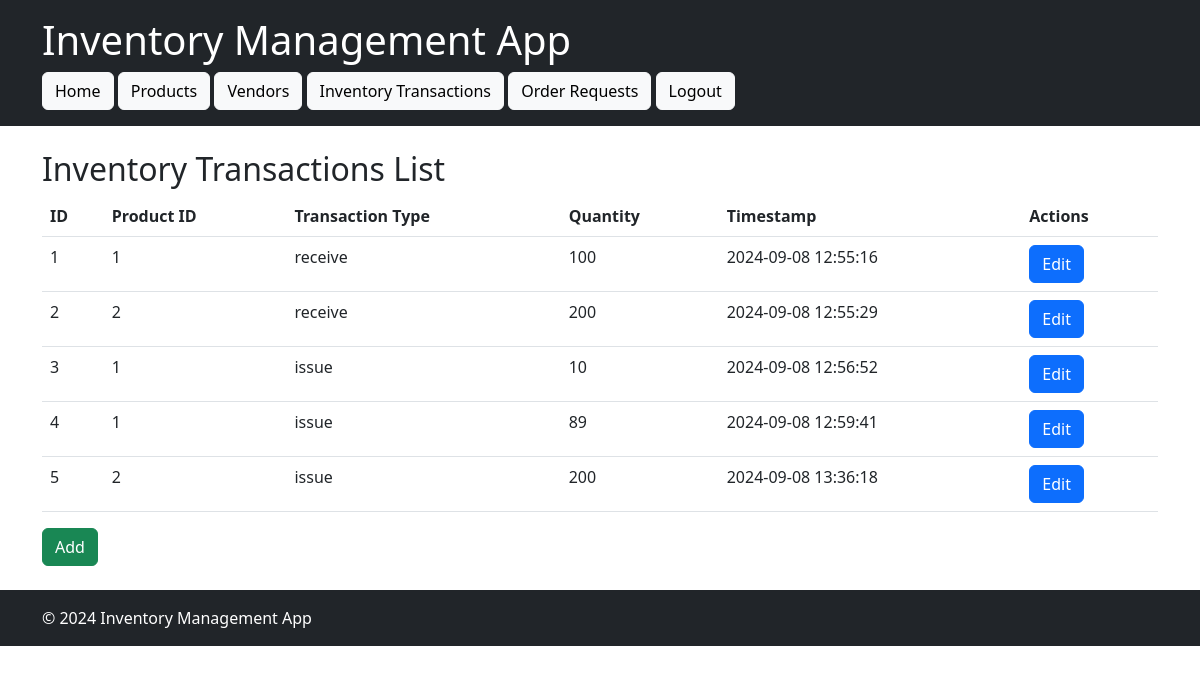
/inventory_transactions (signed in), run on the app's committed database.
### models.py (models this page shows, shortened)
class InventoryTransaction(db.Model):
    id = db.Column(db.Integer, primary_key=True)
    product_id = db.Column(db.Integer, db.ForeignKey('product.id'), nullable=False)
    transaction_type = db.Column(db.String(50), nullable=False)
    quantity = db.Column(db.Integer, nullable=False)
    timestamp = db.Column(db.DateTime, default=db.func.current_timestamp())
    product = db.relationship('Product', backref='transactions')

### app.py (the view)
@app.route('/inventory_transactions')
@login_required
def inventory_transactions():
    transactions = InventoryTransaction.query.all()
    return render_template('inventory_transactions.html', items=transactions)

### app.py (called while the page is built)
@login_manager.user_loader
def load_user(user_id):
    return User.query.get(int(user_id))

### templates/inventory_transactions.html (shortened to what this page needs)
{% extends "list_template.html" %}

### templates/list_template.html
{% extends "base.html" %}
{% block content %}
<h2>{{ title }}</h2>
<table class="table">
    <thead>
        <tr>
            {% for header in headers %}
            <th>{{ header }}</th>
            {% endfor %}
            <th>Actions</th>
        </tr>
    </thead>
    <tbody>
        {% for item in items %}
        <tr>
            {% for key in item_keys %}
            <td>{{ item[key] }}</td>
            {% endfor %}
            <td>
                <a href="{{ edit_url_prefix }}{{ item.id }}" class="btn btn-primary">Edit</a>
            </td>
        </tr>
        {% endfor %}
    </tbody>
</table>
<a href="{{ add_url }}" class="btn btn-success">Add</a>
{% endblock %}

### templates/base.html (shortened to what this page needs)
<!DOCTYPE html>
<html lang="en">
<head>
    <link href="https://cdn.jsdelivr.net/npm/bootstrap@5.3.0-alpha1/dist/css/bootstrap.min.css" rel="stylesheet">
    <link rel="stylesheet" href="{{ url_for('static', filename='css/style.css') }}">
</head>
<body>
    <header class="bg-dark text-white p-3">
        <div class="container">
            <h1 class="mb-0">Inventory Management App</h1>
            <nav class="mt-2">
                <a href="{{ url_for('home') }}" class="btn btn-light">Home</a>
                {% if current_user.is_authenticated %}
                    <a href="{{ url_for('list_products') }}" class="btn btn-light">Products</a>
                    <a href="{{ url_for('list_vendors') }}" class="btn btn-light">Vendors</a>
                    <a href="{{ url_for('inventory_transactions') }}" class="btn btn-light">Inventory Transactions</a>
                    <a href="{{ url_for('order_requests') }}" class="btn btn-light">Order Requests</a>
                    <a href="{{ url_for('logout') }}" class="btn btn-light">Logout</a>
                {% else %}
                    <a href="{{ url_for('login') }}" class="btn btn-light">Login</a>
                {% endif %}
            </nav>
        </div>
    </header>
    <main class="container mt-4">
        {% block content %}{% endblock %}
    </main>
    <footer class="bg-dark text-white p-3 mt-4">
        <div class="container">
            <p class="mb-0">&copy; 2024 Inventory Management App</p>
        </div>
    </footer>
</body>
</html>

### data on the page
InventoryTransaction: id "1" "1" "receive" "100" "2024-09-08 12:55:16"
InventoryTransaction: id "2" "2" "receive" "200" "2024-09-08 12:55:29"
InventoryTransaction: id "3" "1" "issue" "10" "2024-09-08 12:56:52"
InventoryTransaction: id "4" "1" "issue" "89" "2024-09-08 12:59:41"
InventoryTransaction: id "5" "2" "issue" "200" "2024-09-08 13:36:18"

### other printed values
{{ title }} "Inventory Transactions List"
{{ header }} "ID" "Product ID" "Transaction Type" "Quantity" "Timestamp"
